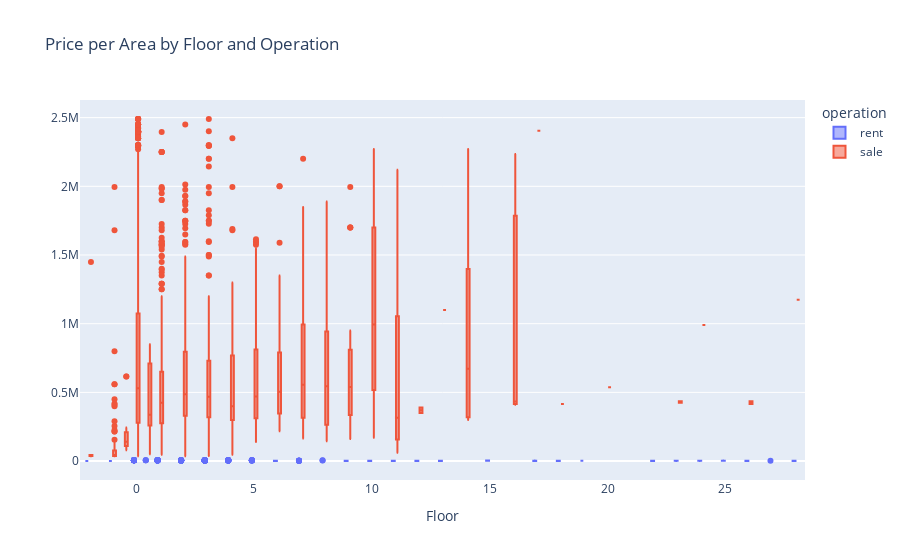

Notebook cell for this chart:
### Code cell
fig = px.box(
    df,
    x="floor",
    y="price",
    color="operation",
    title="Price per Area by Floor and Operation",
    labels={"price": "Price", "floor": "Floor"}
)
fig.show()

### Figure 1 — Plotly figure (JSON) as saved in the notebook; plotly's stock layout.template omitted (floating-point values rounded to 4 significant figures; data arrays with more than 128 entries replaced by an {"elided": "..."} marker saying what was removed)
{"data": [{"alignmentgroup": "True", "hovertemplate": "operation=rent<br>Floor=%{x}<br>=%{y}<extra></extra>", "legendgroup": "rent", "marker": {"color": "#636efa"}, "name": "rent", "notched": false, "offsetgroup": "rent", "orientation": "v", "showlegend": true, "type": "box", "x": {"elided": "3728 float values"}, "x0": " ", "xaxis": "x", "y": {"elided": "3728 int values"}, "y0": " ", "yaxis": "y"}, {"alignmentgroup": "True", "hovertemplate": "operation=sale<br>Floor=%{x}<br>=%{y}<extra></extra>", "legendgroup": "sale", "marker": {"color": "#EF553B"}, "name": "sale", "notched": false, "offsetgroup": "sale", "orientation": "v", "showlegend": true, "type": "box", "x": {"elided": "3798 float values"}, "x0": " ", "xaxis": "x", "y": {"elided": "3798 int values"}, "y0": " ", "yaxis": "y"}], "layout": {"boxmode": "group", "legend": {"title": {"text": "operation"}, "tracegroupgap": 0}, "title": {"text": "Price per Area by Floor and Operation"}, "xaxis": {"anchor": "y", "domain": [0, 1], "title": {"text": "Floor"}}, "yaxis": {"anchor": "x", "domain": [0, 1], "title": {"text": ""}}}}
